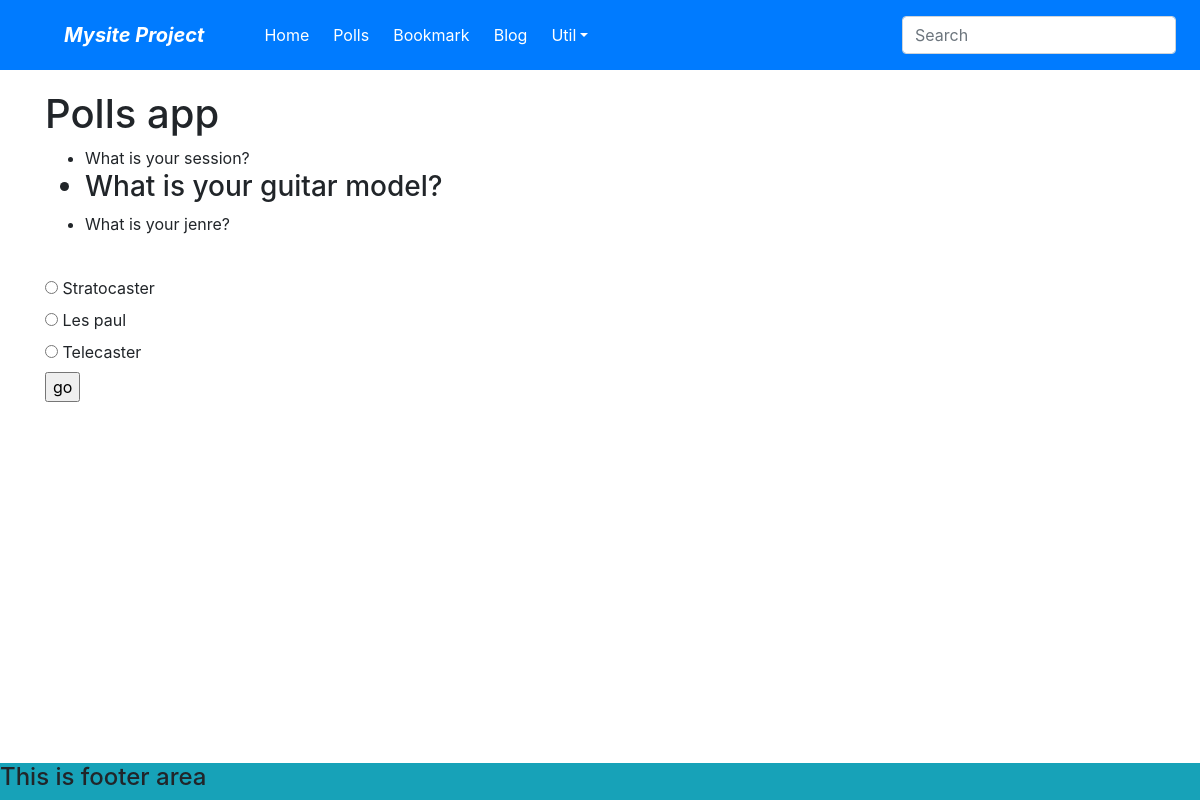
/polls/2, run on the app's committed database.
### polls/models.py (models this page shows, shortened)
class Question(models.Model):
    question_text = models.CharField(max_length=50)
    pub_date = models.DateTimeField('date published')

class Choice(models.Model):
    choice_text = models.CharField(max_length=50)
    vote_cnt = models.IntegerField(verbose_name='vote count', default=0)
    question = models.ForeignKey('Question', on_delete=models.CASCADE)

### polls/views.py (the view)
# urls.py: path('<int:pk>', views.SelectView.as_view(), name='select'),
class SelectView(generic.DetailView):
    template_name = 'polls/select.html'
    model = Question
    context_object_name = 'tar_q'
    def get_context_data(self, **kwargs):
        context = super().get_context_data(**kwargs)
        context["q_list"] = Question.objects.all()
        return context

### polls/templates/polls/select.html (shortened to what this page needs)
{% extends 'home.html' %}
{% block content %}
    {% include 'polls/base.html' %}
    <ul>
        {% for q in q_list %}
            {% ifequal q.id tar_q.id %}
                <h3><li>{{q.question_text}}</li></h3>
            {% else %}
                <li>{{q.question_text}}</li>
            {% endifequal %}
        {% endfor %}
    </ul><br/>
    <form action="{% url 'polls:vote' question_id=tar_q.id %}", method='POST'>
        {% for c in tar_q.choice_set.all %}
            <input type='radio' name='choice' id='{{forloop.counter}}' value='{{c.id}}' />
            <label for='{{forloop.counter}}'>{{c.choice_text}}</label>
            <br />
        {% endfor %}
        <input type='submit' value='go' />
    </form>
{% endblock content %}

### data on the page
Question: question_text "What is your session?"
Question: question_text "What is your guitar model?"
Question: question_text "What is your jenre?"
Choice: choice_text "Stratocaster"
Choice: choice_text "Les paul"
Choice: choice_text "Telecaster"
